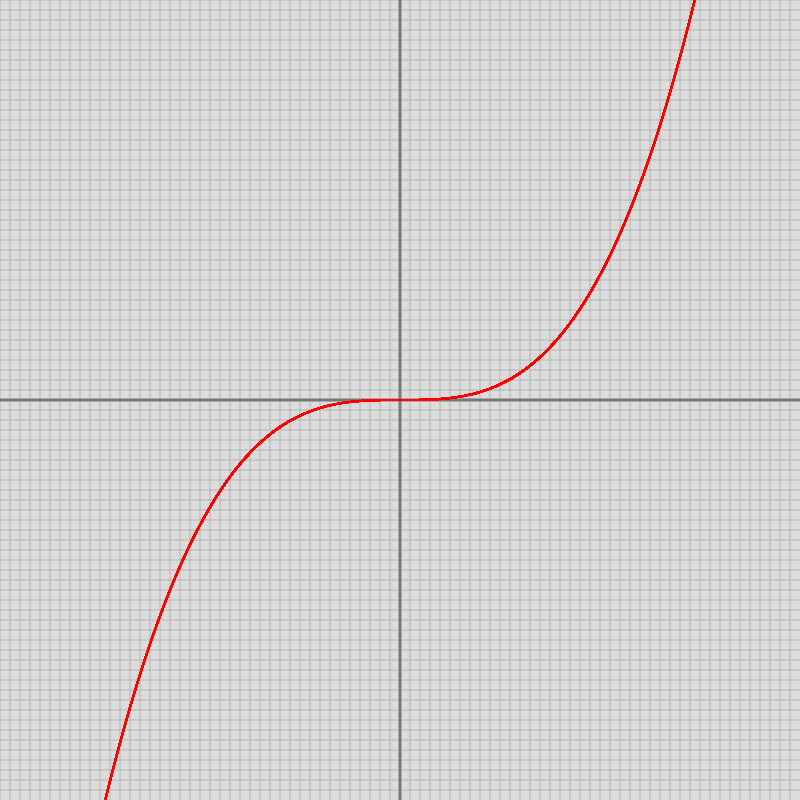
Frame 1 (no input)
Frame 60 (no input): identical to frame 1, image omitted
Frame 120 (the mouse pressed at the canvas centre since frame 60): identical to frame 1, image omitted

The p5.js sketch that drew this single still picture (run headless with seeded random() and noise() and a simulated clock; from frame 60 on, the mouse is pressed at the canvas centre):

// p5.js sketch
// ── sketch.js
let sizeX = 800,
    sizeY = 800;
let points = []

class Point {
  
  constructor(x, y) {
    
    this.vector = createVector(x, y);
    this.colour = createVector(255, 255, 255);
    this.radius = 5;
    this.projectedX = sizeX / 2 + this.vector.x;
    this.projectedY = sizeY / 2 - this.vector.y;
    this.shouldRender = true;
    points.push(this);
    
  }
  
  update() {
    
    this.projectedX = sizeX / 2 + this.vector.x;
    this.projectedY = sizeY / 2 - this.vector.y
    
  }
  render() {
    
    if (this.shouldRender) {
      fill(this.colour.x, this.colour.y, this.colour.z);
      strokeWeight(1);
      stroke(255 - this.colour.x, 255 - this.colour.y, 255 - this.colour.z);
      ellipse(this.projectedX, this.projectedY, this.radius);
    }
    
  }
  coord() {
    
    fill(80, 80, 80);
    text(`(${this.vector.x}, ${this.vector.y})`, this.projectedX, this.projectedY + 15);
    
  }
}


function setup() {
  // SETUP
  createCanvas(sizeX, sizeY);
  textSize(10);
  background(220);
  strokeWeight(1)
  stroke(180, 180, 180);
  for (let i = 0; i < sizeX; i += 10) line(i, 0, i, sizeY);
  for (let i = 0; i < sizeY; i += 10) line(0, i, sizeX, i);
  stroke(120, 120, 120);
  strokeWeight(3);
  line(sizeX / 2, 0, sizeX / 2, sizeY);
  line(0, sizeY / 2, sizeX, sizeY / 2);
  fill(255, 0, 0)
  for (let point of points) {
    point.update();
    point.render();
  }
  let resolution = [];
  for (let i = 0; i < sizeX; i+=0.01) resolution.push(sizeX / 2 - i);
  
  stroke(255, 0, 0); //stroke will set the colour of the lines of the graph
  drawGraph(resolution, equation, true, false, 1);
}


function equation(x) {
  return (x/40)**3;
}

function draw() {}

function addPoint(x, y) {
  return new Point(x, y);
}

function drawLine(p1, p2) {
  line(p1.projectedX, p1.projectedY, p2.projectedX, p2.projectedY);
}

function drawGraph(xResolution, func, isLines, isPoints, zoom=1) {
  let equationPoints = [];
  var prevPoint;
  strokeWeight(2);
  for (let x of xResolution) {
    let p = addPoint(x*zoom, func(x)*zoom)
    p.radius = 5;
    if(isPoints) p.render();
    if (isLines) if (prevPoint !== undefined) drawLine(p, prevPoint);
    prevPoint = p;
    equationPoints.push(p);
  }
  return equationPoints;
}
